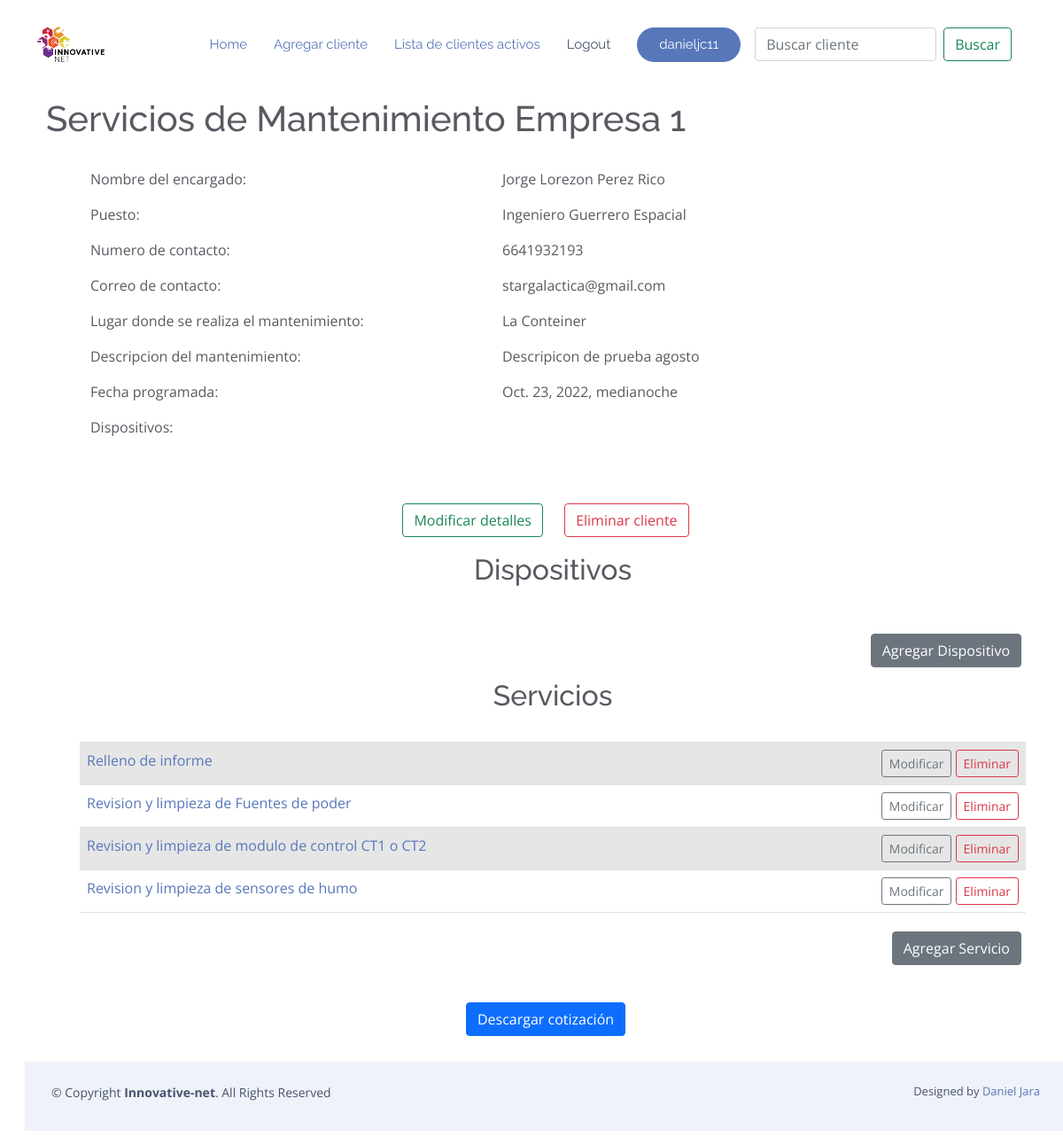
Page /mostrar_cliente/41 (signed in) on the earlier database version.
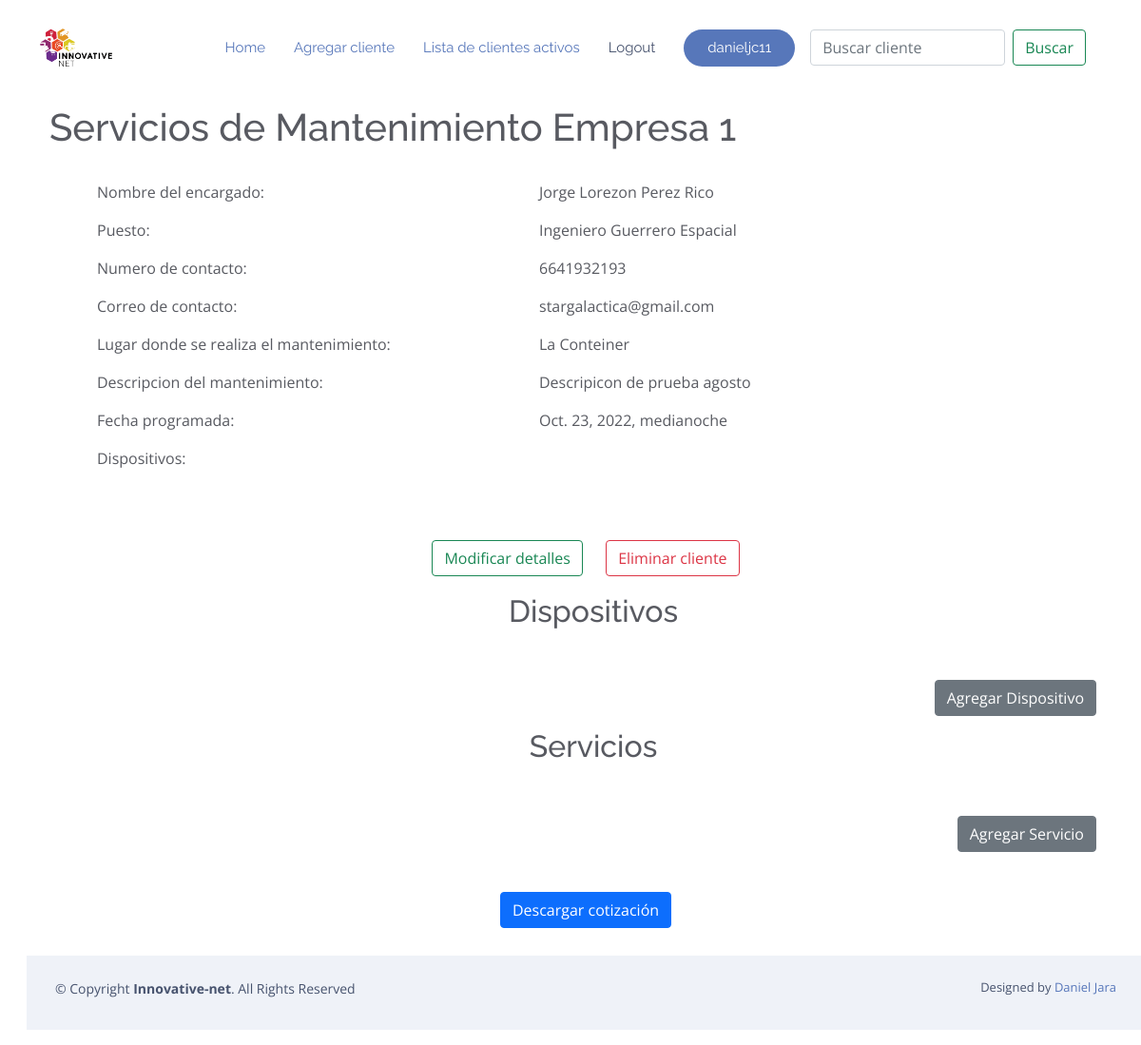
Same page on the later database version.
### RPA/models.py (models this page shows, shortened)
class Cliente(models.Model):
    usuario = models.ForeignKey(User, on_delete=models.CASCADE, null=True, blank=True)
    nombre = models.CharField('Nombre de la compañia cliente',max_length=200)
    encargado = models.CharField('Nombre del contacto dentro de la empresa',max_length
    =120)
    puesto_encargado = models.CharField('Puesto del contacto',max_length
    =120)
    numero_contacto=models.CharField('Numero de telefono para contactar',max_length
    =10)
    correo_contacto=models.EmailField('Correo para contactar',blank=True)
    lugar_de_mantenimiento = models.CharField('Lugar en que se realizara el mantenimiento',max_length
    =120,blank=True)
    descripcion_cotizacion = models.TextField('Descripcion de la cotizacion',blank=True)
    fecha = models.DateTimeField('Fecha de realizacion de la cotizacion',blank=True,null=True, default=dateutil.utils.today())
    def __str__(self):
        return self.nombre
    class Meta:
        ordering = ['nombre']

class Mantenimiento(models.Model):
    cliente = models.ForeignKey(Cliente, on_delete=models.CASCADE, null=True, blank=True)
    limpieza_panel_alarmas = 'Revision y limpieza de panel de alarmas / Remoto'
    revision_limpieza_sensor_humo = 'Revision y limpieza de sensores de humo'
    rev_limp_estrobos = ' Revision y limpieza de estrobos -cornetas - campanas-mixtos'
    rev_limp_fuentespoder = 'Revision y limpieza de Fuentes de poder'
    rev_limp_placasactivacion = 'Revision y limpieza Palancas  de activacion'
    rev_limp_monitoresflujo = 'Revision y limpieza Modulos monitores de Flujo'
    rev_limp_sensoresductos = 'Revision y limpieza sensores de ductos de aire'
    rev_limp_humobeam = 'Revision y limpieza Sensor de humo tipo Beam'
    rev_limp_modulodecontrol = 'Revision y limpieza de modulos de Control'
    rev_limp_modconttrct1ct2 = 'Revision y limpieza de modulo de control CT1 o CT2'
    rev_limp_modreleevadorcr = 'Revision y limpieza de modulo releevador CR'
    rev_veri_resistenciafinlinea = 'Revision y Verificacion de resistencias de fin de linea'
    cambiar_ubi_herramientrasypersonal = 'Cambiar ubicaciones Herramientas y personal (mover el punto A al punto B)'
    relleno_informe = 'Relleno de informe'
    prueba_com_datospanelydisp = 'Prueba de comunicación de datos entre panel y dispositivos, asi como los loops.'
    soporte_tecnico = 'Servicio de soporte técnico -Horas de servicios generales adicionales'
    MANTENIMIENTOS_LISTA = [
        (limpieza_panel_alarmas, 'Revision y limpieza de panel de alarmas / Remoto'),
        (revision_limpieza_sensor_humo, 'Revision y limpieza de sensores de humo'),
        (rev_limp_estrobos, 'Revision y limpieza de estrobos -cornetas - campanas-mixtos'),
        (rev_limp_fuentespoder, 'Revision y limpieza de Fuentes de poder'),
        (rev_limp_placasactivacion, 'Revision y limpieza Palancas  de activacion'),
        (rev_limp_monitoresflujo, 'Revision y limpieza Modulos monitores de Flujo'),
        (rev_limp_sensoresductos, 'Revision y limpieza sensores de ductos de aire'),
        (rev_limp_humobeam, 'Revision y limpieza Sensor de humo tipo Beam'),
        (rev_limp_modulodecontrol, 'Revision y limpieza de modulos de Control'),
        (rev_limp_modconttrct1ct2, 'Revision y limpieza de modulo de control CT1 o CT2'),
        (rev_limp_modreleevadorcr, 'Revision y limpieza de modulo releevador CR'),
        (rev_veri_resistenciafinlinea,'Revision y Verificacion de resistencias de fin de linea'),
        (cambiar_ubi_herramientrasypersonal,'Cambiar ubicaciones Herramientas y personal (mover el punto A al punto B)'),
        (relleno_informe,'Relleno de informe'),
        (prueba_com_datospanelydisp, 'Prueba de comunicación de datos entre panel y dispositivos, asi como los loops.'),
        (soporte_tecnico, 'Servicio de soporte técnico -Horas de servicios generales adicionales'),
    ]
    Titulo = models.CharField(
        max_length=200,
        choices=MANTENIMIENTOS_LISTA,
        blank=True
    )
    periodisidadactividades = models.IntegerField(verbose_name="Periodicidad regular de actividad de mtto por año", blank=True, null=True )
    periodisidadadicional = models.IntegerField(verbose_name="Periodicidad adicional de actividad de mtto  a la regular", blank=True, null=True)
    tiempoejecucion = models.IntegerField(verbose_name="Tiempo de ejecucion del mtto", blank=True, null=True)
    cantidaddispositivos = models.IntegerField(verbose_name="Cantidad de dispositivos a considerar en periodicidad regular", blank=True, null=True)
    horasactividad = models.IntegerField(verbose_name="horas por actividad de mtto regular =Importe de cantidad x Tiempo de ejecucion", blank=True, null=True)
    costomantenimientoadicional = models.FloatField(verbose_name="Costo Adicional = horas por actividad de mtto adicional =Importe de cantidad x Tiempo de ejecucion ", blank=True, null=True)
    costomantenimientoregular = models.FloatField(verbose_name="Costo Regular = horas por actividad de mtto regular =Importe de cantidad x Tiempo de ejecucion",null=True,blank=True)
    encargadoTrabajo1 = models.ForeignKey(Precio,verbose_name="Encargado del trabajo" ,on_delete=models.CASCADE)
    def __str__(self):
        return self.Titulo
    class Meta:
        ordering = ['Titulo']

### RPA/views.py (the view)
# urls.py: path('mostrar_cliente/<int:pk>', Mostrar_Cliente.as_view(), name='mostrar_cliente'),
class Mostrar_Cliente(LoginRequiredMixin, DetailView):
    model = Cliente
    object = "cliente"
    template_name = "mantenimientos/detalle_cliente.html"
    def get_context_data(self, **kwargs):
        ctx = super(Mostrar_Cliente, self).get_context_data(**kwargs)
        cat = kwargs.get("object")
        ctx['servicios'] = Mantenimiento.objects.filter(cliente = cat)
        ctx['dispositivos'] = Dispositivo.objects.filter(cliente = cat)
        return ctx

### RPA/templates/mantenimientos/detalle_cliente.html (shortened to what this page needs)
{% extends "mantenimientos/base.html" %}
{% block body %}
        <div class="container-fluid p-4">
                <h1> Servicios de Mantenimiento {{cliente}}</h1>
        </div>
        <div class="container">
                <div class="container">
                        <div class="row">
                        <div class="col-5">
                                <ul>Nombre del encargado: </ul>
                                <ul>Puesto: </ul>
                                <ul>Numero de contacto: </ul>
                                <ul>Correo de contacto: </ul>
                                <ul>Lugar donde se realiza el mantenimiento: </ul>
                                <ul>Descripcion del mantenimiento: </ul>
                                <ul>Fecha programada: </ul>
                                <ul>Dispositivos:</ul>
                                        <br></br>
                        </div>
                        <div class="col-5">
                                <ul>{{ cliente.encargado }}</ul>
                                <ul>{{ cliente.puesto_encargado }}</ul>
                                <ul>{{ cliente.numero_contacto }}</ul>
                                <ul>{{ cliente.correo_contacto }}</ul>
                                <ul>{{ cliente.lugar_de_mantenimiento }}</ul>
                                <ul>{{ cliente.descripcion_cotizacion }}</ul>
                                <ul>{{ cliente.fecha }}</ul>
                                <br> </br>
                        </div>
                        <div class="col">
                        </div>
                        <div>
                        <center>
                                <a href="{% url 'modificar_cliente' cliente.id %}">
                                        <button type="button" class="btn btn-outline-success" style="margin:10px">Modificar detalles</button>
                                </a>
                                <a href="{% url 'eliminar_cliente' cliente.id %}">
                                        <button type="button" class="btn btn-outline-danger" style="margin:10px">Eliminar cliente</button>
                                </a>
                        </center>
                        </div>
                </div>
                <center>
                        <div class='container-fluid m-2'>
                                <h2> Dispositivos </h2>
                                <br/>
                                <div align="right">
                                        <right>
                                                <a href="{% url 'crear_dispositivo' cliente.id %}">
                                                        <button type=button class="btn btn-secondary" style="margin:5px">Agregar Dispositivo</button>
                                                </a>
                                        </right>
                                </div>
                        </div>
                        <div class='container-fluid m-2'>
                                <h2> Servicios </h2>
                                <br/>
                                <table class="table table-striped table-hover table bordered">
                                {% for x in servicios %}
                                        <tr>
                                                <td>
                                                        <a href="{% url 'detalle_servicio' x.id %}">
                                                                {{ x }}
                                                        </a>
                                                </td>
                                                <td align="right">
                                                        <a href="{% url 'modificar_servicio' x.id %}">
                                                                <button type="button" class="btn btn-outline-secondary btn-sm">Modificar</button>
                                                        </a>
                                                        <a href="{% url 'eliminar_servicio' x.id%}">
                                                                <button type="button" class="btn btn-outline-danger btn-sm">Eliminar</button>
                                                        </a>
                                                </td>
                                        </tr>
                                {% endfor %}
                                </table>
                                <div align="right">
                                        <aright>
                                                <a href="{% url 'crear_servicio' cliente.id%}">
                                                        <button type=button class="btn btn-secondary" style="margin:5px">Agregar Servicio</button>
                                                </a>
                                </div>
                        </div>
                        <br>
                        <div>
                                <a href="{% url 'cotizacion_pdf' cliente.id %}" download="cotizacion.pdf">
                                        <button type="button" class="btn btn-primary" style="margin:5px">Descargar cotización</button>
                                </a>
                        </div>
                </center>
                <br>
        </div>
{% endblock %}

### RPA/templates/mantenimientos/base.html (shortened to what this page needs)
{% load static %}
<!DOCTYPE html>
<html lang="en">
<head>
  <link rel="stylesheet" href="https://stackpath.bootstrapcdn.com/bootstrap/4.5.0/css/bootstrap.min.css">
  <link href="{% static '\vendor\aos\aos.css' %}" rel="stylesheet">
  <link href="{% static '\vendor\bootstrap\css\bootstrap.min.css' %}" rel="stylesheet">
  <link href="{% static '\vendor\bootstrap-icons\bootstrap-icons.css' %}" rel="stylesheet">
  <link href="{% static '\vendor\boxicons\css\boxicons.min.css' %}" rel="stylesheet">
  <link href="{% static '\vendor\glightbox\css\glightbox.min.css' %}" rel="stylesheet">
  <link href="{% static '\vendor\swiper\swiper-bundle.min.css' %}" rel="stylesheet">
  <link href="{% static '\css\style.css' %}" rel="stylesheet">
</head>
<body style="padding-top: 70px;">
  <header id="header" class="fixed-top  header-transparent ">
    <div class="container d-flex align-items-center justify-content-between">
      <div class="logo">
        <a href="https://www.innovative-net.mx/"><img src="{% static '\assets\img\horizontal blanco.png' %}" alt="" class="img-fluid"></a>
      </div>
      <nav id="navbar" class="navbar">
        <ul>
          <li><a class="nav-link scrollto active" href="{% url 'home' %}">Home</a></li>
          <li><a class="nav-link scrollto active" href="{% url 'agregar_cliente' %}">Agregar cliente</a></li>
          <li><a class="nav-link scrollto active" href="{% url 'lista_clientes' %}">Lista de clientes activos</a></li>
          {% if request.user.is_authenticated %}
          <li><a class="nav-link scrollto" href="{% url 'logout' %}">Logout</a></li>
          <li><a class="getstarted scrollto" href="" >{{request.user}}</a></li>
          {% else %}
          <li><a class="getstarted scrollto" href="{% url 'login'  %}" >Login</a></li>
          {% endif %}
        </ul>
        <form class="d-flex m-3" method="POST" action="{% url 'buscar_clientes' %}">
          <input class="form-control me-2" type="search" placeholder="Buscar cliente"
                 aria-label="Buscar cliente" name="searched">
          <button class="btn btn-outline-success" type="submit">
            Buscar
          </button>
        </form>
      </nav>
    </div>
  </header>
    <div class="container-fluid m-3">
      {% block body %}
      {% endblock %}
    </div>
        <footer id="footer">
            <div class="container py-4">
              <div class="copyright">
                &copy; Copyright <strong><span>Innovative-net</span></strong>. All Rights Reserved
              </div>
              <div class="credits">
                Designed by <a href="https://bootstrapmade.com/">Daniel Jara</a>
              </div>
            </div>
          </footer>
</body>
        </html>

### RPA/static/css/style.css (style rules this page uses)
body { font-family: "Open Sans", sans-serif; color: #585a61; }
a { color: #5777ba; text-decoration: none; }
h1, h2, h3, h4, h5, h6 { font-family: "Raleway", sans-serif; }
#header { transition: all 0.5s; z-index: 997; transition: all 0.5s; padding: 15px 0; background: rgba(255, 255, 255, 0.95); }
#header.header-transparent { background: transparent; }
#header .logo img { margin: 0; max-height: 40px; }
.navbar { padding: 0; }
.navbar ul { margin: 0; padding: 0; display: flex; list-style: none; align-items: center; }
.navbar li { position: relative; }
.navbar a, .navbar a:focus { display: flex; align-items: center; justify-content: space-between; padding: 10px 0 10px 30px; font-family: "Raleway", sans-serif; font-size: 15px; color: #47536e; white-space: nowrap; transition: 0.3s; }
.navbar a:hover, .navbar .active, .navbar .active:focus, .navbar li:hover > a { color: #5777ba; }
.navbar .getstarted { background: #5777ba; color: #fff; padding: 12px 25px; margin-left: 30px; color: #fff; line-height: 1; border-radius: 50px; }
#footer { background: #fff; padding: 0 0 30px 0; color: #47536e; font-size: 14px; background: #eff2f8; }
#footer .copyright { text-align: center; float: left; color: #47536e; }
#footer .credits { float: right; text-align: center; font-size: 13px; color: #47536e; }

Differences in the rows shown:
removed Mantenimiento: Titulo "Relleno de informe"
removed Mantenimiento: Titulo "Revision y limpieza de Fuentes de poder"
removed Mantenimiento: Titulo "Revision y limpieza de modulo de control CT1 o CT2"
removed Mantenimiento: Titulo "Revision y limpieza de sensores de humo"
